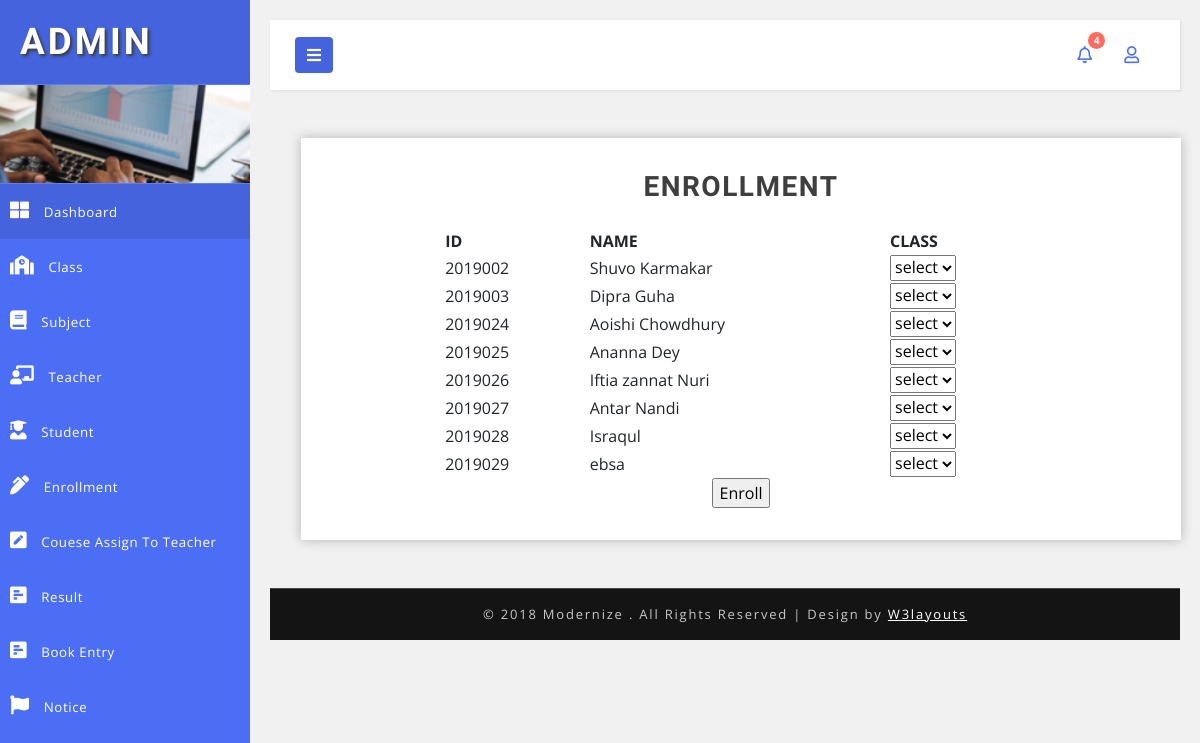
Screenshot of /Admin/enrollment.php (signed in) with the database file from the repository.
### tables this page shows
CREATE TABLE `student` (
  `id` int(50) NOT NULL,
  `name` varchar(200) DEFAULT NULL,
  `f_name` varchar(200) DEFAULT NULL,
  `m_name` varchar(200) DEFAULT NULL,
  `gender` varchar(10) DEFAULT NULL,
  `address` varchar(500) DEFAULT NULL,
  `mobile` int(11) DEFAULT NULL,
  `religion` varchar(20) DEFAULT NULL,
  `b_date` varchar(100) DEFAULT NULL,
  `b_group` varchar(100) DEFAULT NULL,
  `password` varchar(30) DEFAULT NULL
);

### Admin/enrollment.php (the view, shortened to what this page needs)
<!DOCTYPE html>
<html lang="en">
<head>
    <link href="css/bootstrap.css" rel="stylesheet" type="text/css" media="all" />
    <link rel="stylesheet" href="css/bar.css">
    <link rel="stylesheet" type="text/css" href="css/pignose.calender.css" />
    <link href="css/style.css" rel="stylesheet" type="text/css" media="all" />
    <link rel="stylesheet" href="css/style4.css">
    <link href="css/fontawesome-all.css" rel="stylesheet">
    <link rel="stylesheet" href="https://use.fontawesome.com/releases/v5.8.1/css/all.css">
</head>
<body>
    <?php
include("inc/nav.php")
 ?>
        <div id="content">
             <?php
       include("inc/uppernav.php");
            ?>
            <div class="container-fluid">
<div class="outer-w3-agile col-xl ml-xl-3 mt-xl-0 mt-3 report">
                        <h4 class="tittle-w3-agileits mb-4">ENROLLMENT</h4>
<?php
include("connect.php");
$sql="Select id,name from student";
$r=$conn->query($sql);
?>
<form method="post" action="process_enroll.php">
<center>
 <table align='center' border="0" width="70%">
    <tr>
        <th>ID</th> <th>NAME</th> <th>CLASS</th>
    </tr>
 <?php
 $x=1;
 if($r->num_rows>0)
 {
    while($row=$r->fetch_assoc())
    {    $id=$row['id'];
        $name=$row['name'];
?>
         <tr>
         <td><input type="hidden" name="id<?php echo $x; ?>" value="<?php echo $id; ?>"><?php echo $id; ?></td>
         <td><input type="hidden" name="n<?php echo $x; ?>" value="<?php echo $name; ?>"><?php echo $name; ?></td>
         <td>
            <select name="class<?php echo $x; ?>">
            <option>select</option>
        </select>
         </td>
     </tr>
<?php
$x++;
  } }
  ?>
 </table>
 <input type="submit" name="enroll" value="Enroll">
        </form>
                        </div>
                   </div>
            <div class="copyright-w3layouts py-xl-3 py-2 mt-xl-5 mt-4 text-center">
                <p>© 2018 Modernize . All Rights Reserved | Design by
                    <a href="http://w3layouts.com/"> W3layouts </a>
                </p>
            </div>
        </div>
    </div>
    <link href="css/simplyCountdown.css" rel='stylesheet' type='text/css' />
</body>
</html>

### Admin/css/style.css (style rules this page uses)
html, body { margin: 0; font-size: 100%; font-family: 'Open Sans', sans-serif; background: #fff; }
body a { text-decoration: none; transition: 0.5s all; -webkit-transition: 0.5s all; -moz-transition: 0.5s all; -o-transition: 0.5s all; -ms-transition: 0.5s all; }
h1, h2, h3, h4, h5, h6 { margin: 0; font-family: 'Poiret One', cursive; font-weight: 700; }
p { margin: 0; }
.outer-w3-agile { padding: 2em 1em; -webkit-box-shadow: 0px 0px 11px 0px rgba(0, 0, 0, 0.25); -moz-box-shadow: 0px 0px 11px 0px rgba(0, 0, 0, 0.25); box-shadow: 0px 0px 11px 0px rgba(0, 0, 0, 0.25); background: #fff; }
h4.tittle-w3-agileits { font-size: 2em; letter-spacing: 1.5px; font-weight: 600; color: #3e3e3e; text-align: center; }
.copyright-w3layouts p { color: #c7c7c7; font-size: 13px; letter-spacing: 1.8px; text-align: center; font-weight: 400; }
.copyright-w3layouts p a { color: #fff; text-decoration: underline; }
.copyright-w3layouts { background: #151414; border-top: 1px solid #464646; }
@media (max-width:1280px) { h4.tittle-w3-agileits { font-size: 1.75em; } }

### Admin/css/style4.css (style rules this page uses)
body { font-family: 'Open Sans', sans-serif; background: #f1f1f1; }
p { font-family: 'Open Sans', sans-serif; }
a, a:hover, a:focus { color: inherit; text-decoration: none; transition: all 0.3s; }
#content { padding: 20px; min-height: 100vh; transition: all 0.3s; overflow: hidden; width: 100%; }

### rows the page displays
student: id "2019002", name "Shuvo Karmakar"
student: id "2019003", name "Dipra Guha"
student: id "2019024", name "Aoishi Chowdhury"
student: id "2019025", name "Ananna Dey"
student: id "2019026", name "Iftia zannat Nuri"
student: id "2019027", name "Antar Nandi"
student: id "2019028", name "Israqul"
student: id "2019029", name "ebsa"
